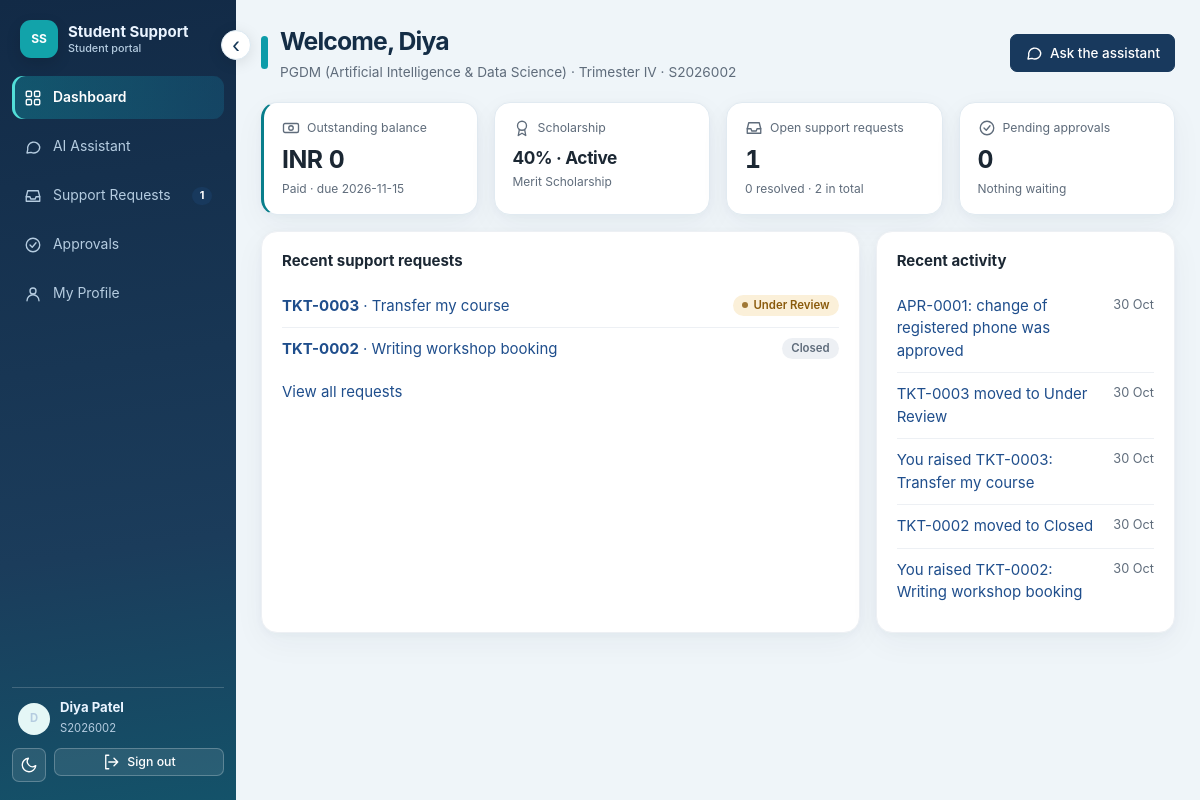
/dashboard (signed in), run on the app's committed database.
### app/models.py (models this page shows, shortened)
class User(db.Model):
    __tablename__ = "users"
    id = db.Column(db.Integer, primary_key=True)
    username = db.Column(db.String(40), unique=True, nullable=False)
    password_hash = db.Column(db.String(255), nullable=False)
    role = db.Column(db.String(20), nullable=False, default="student")  # student | admin
    display_name = db.Column(db.String(80), nullable=False)
    student_id = db.Column(db.String(20), db.ForeignKey("student_profiles.student_id"), nullable=True)
    active = db.Column(db.Boolean, nullable=False, default=True)   # False = account cannot sign in
    created_at = db.Column(db.DateTime, default=utcnow)
    is_anonymous = False
    @property
    def is_active(self):
        return bool(self.active)
    @property
    def is_authenticated(self):
        return True

class StudentProfile(db.Model):
    __tablename__ = "student_profiles"
    id = db.Column(db.Integer, primary_key=True)
    student_id = db.Column(db.String(20), unique=True, nullable=False)
    full_name = db.Column(db.String(80), nullable=False)
    programme = db.Column(db.String(120), nullable=False)
    trimester = db.Column(db.String(20), nullable=False)
    cgpa = db.Column(db.Float, nullable=False)
    email = db.Column(db.String(120), nullable=False)
    phone = db.Column(db.String(30), nullable=False)
    status = db.Column(db.String(12), nullable=False, default="active")   # active | inactive | removed (soft delete)
    created_at = db.Column(db.DateTime, default=utcnow)

class FeeRecord(db.Model):
    __tablename__ = "fee_records"
    id = db.Column(db.Integer, primary_key=True)
    student_id = db.Column(db.String(20), db.ForeignKey("student_profiles.student_id"), nullable=False, index=True)
    term = db.Column(db.String(40), nullable=False)
    total_fee = db.Column(db.Integer, nullable=False)
    paid = db.Column(db.Integer, nullable=False)
    due_date = db.Column(db.String(12), nullable=False)
    status = db.Column(db.String(30), nullable=False)  # Paid | Partially paid | Overdue
    @property
    def outstanding(self):
        return self.total_fee - self.paid

class ScholarshipRecord(db.Model):
    __tablename__ = "scholarship_records"
    id = db.Column(db.Integer, primary_key=True)
    student_id = db.Column(db.String(20), db.ForeignKey("student_profiles.student_id"), nullable=False, index=True)
    name = db.Column(db.String(80), nullable=False)
    percent = db.Column(db.Integer, nullable=False)
    status = db.Column(db.String(30), nullable=False)  # Active | Under review | Not applied
    condition = db.Column(db.String(200), nullable=False)
    next_review = db.Column(db.String(12), nullable=True)

class SupportTicket(db.Model):
    __tablename__ = "support_tickets"
    id = db.Column(db.Integer, primary_key=True)
    ticket_ref = db.Column(db.String(20), unique=True, nullable=False)
    student_id = db.Column(db.String(20), db.ForeignKey("student_profiles.student_id"), nullable=False, index=True)
    category = db.Column(db.String(30), nullable=False)
    subject = db.Column(db.String(120), nullable=False)
    description = db.Column(db.Text, nullable=False)
    status = db.Column(db.String(20), nullable=False, default="Open")
    created_at = db.Column(db.DateTime, default=utcnow, nullable=False)
    idempotency_key = db.Column(db.String(64), nullable=False)
    updated_at = db.Column(db.DateTime, default=utcnow)
    resolved_at = db.Column(db.DateTime, nullable=True)
    last_response = db.Column(db.Text, nullable=True)          # latest administrator response shown to the student
    source = db.Column(db.String(12), nullable=False, default="web")   # web | assistant
    __table_args__ = (UniqueConstraint("student_id", "idempotency_key", name="uq_ticket_idem"),)

class ApprovalRequest(db.Model):
    __tablename__ = "approval_requests"
    id = db.Column(db.Integer, primary_key=True)
    approval_ref = db.Column(db.String(20), unique=True, nullable=False)
    requester_user_id = db.Column(db.Integer, db.ForeignKey("users.id"), nullable=False, index=True)
    student_id = db.Column(db.String(20), db.ForeignKey("student_profiles.student_id"), nullable=False, index=True)
    action_type = db.Column(db.String(30), nullable=False, default="update_contact")
    field = db.Column(db.String(20), nullable=False)       # email | phone
    new_value = db.Column(db.String(120), nullable=False)
    reason = db.Column(db.String(200), nullable=True)
    status = db.Column(db.String(12), nullable=False, default="pending")  # pending | approved | rejected
    created_at = db.Column(db.DateTime, default=utcnow, nullable=False)
    decided_by_user_id = db.Column(db.Integer, db.ForeignKey("users.id"), nullable=True)
    decided_at = db.Column(db.DateTime, nullable=True)
    decision_note = db.Column(db.String(200), nullable=True)
    executed_at = db.Column(db.DateTime, nullable=True)    # set exactly once, when the change is applied
    execution_result = db.Column(db.String(200), nullable=True)
    ticket_id = db.Column(db.Integer, db.ForeignKey("support_tickets.id"), nullable=True)   # optional link to a support request
    trace_id = db.Column(db.String(32), nullable=True)

class TicketEvent(db.Model):
    __tablename__ = "ticket_events"
    id = db.Column(db.Integer, primary_key=True)
    ticket_id = db.Column(db.Integer, db.ForeignKey("support_tickets.id"), nullable=False, index=True)
    actor_user_id = db.Column(db.Integer, nullable=True)
    actor_role = db.Column(db.String(20), nullable=False)
    event_type = db.Column(db.String(20), nullable=False)   # created | status_changed | response | student_reply
    from_status = db.Column(db.String(20), nullable=True)
    to_status = db.Column(db.String(20), nullable=True)
    note = db.Column(db.Text, nullable=True)
    created_at = db.Column(db.DateTime, default=utcnow, nullable=False)

### app/routes/main.py (the view)
@bp.route("/dashboard")
@role_required("student")
def dashboard():
    sid = current_user.student_id
    return render_template("dashboard.html", profile=students.get_profile(current_user), fee=students.get_fee_status(current_user),
                           scholarship=students.get_scholarship_status(current_user), counts=tickets.counts(sid),
                           pending=ApprovalRequest.query.filter_by(student_id=sid, status="pending").count(),
                           recent=tickets.list_tickets(current_user, 5), activity=_activity(sid))

### app/security/authz.py (called while the page is built)
def require_student_scope(actor, student_id: str) -> str:
    if actor is None or not getattr(actor, "is_authenticated", False):
        raise PermissionDenied("not_authenticated")
    if actor.role == "admin":
        return "admin"
    if actor.role == "student" and actor.student_id and actor.student_id == student_id:
        return "owner"
    raise PermissionDenied("not_owner_of_record")

def role_required(*roles):
    def deco(fn):
        @wraps(fn)
        def wrapper(*a, **kw):
            if not current_user.is_authenticated:
                return abort(401) if request.path.startswith("/api/") else current_user_unauthorized()
            if current_user.role not in roles:
                from ..services import audit
                audit.record(current_user, f"access:{request.method} {request.path}", "route", request.path, "denied",
                             result="403", reason=f"role '{current_user.role}' not in {list(roles)}")
                return abort(403)
            return fn(*a, **kw)
        return wrapper
    return deco

### app/services/students.py (called while the page is built)
def _scope(actor, student_id, what, trace_id):
    sid = student_id or actor.student_id
    try:
        require_student_scope(actor, sid)
    except PermissionDenied as e:
        audit.record(actor, what, "student", sid, "denied", result="blocked", reason=e.reason, trace_id=trace_id)
        raise
    return sid

def get_profile(actor, student_id=None, trace_id=None):
    sid = _scope(actor, student_id, "view_profile", trace_id)
    return StudentProfile.query.filter_by(student_id=sid).first()

def get_fee_status(actor, student_id=None, trace_id=None):
    sid = _scope(actor, student_id, "view_fee_status", trace_id)
    rec = FeeRecord.query.filter_by(student_id=sid).order_by(FeeRecord.id.desc()).first()   # ownership-scoped query
    if not rec:
        return None
    return {"term": rec.term, "total_fee": rec.total_fee, "paid": rec.paid, "outstanding": rec.outstanding,
            "due_date": rec.due_date, "status": rec.status, "currency": "INR"}

def get_scholarship_status(actor, student_id=None, trace_id=None):
    sid = _scope(actor, student_id, "view_scholarship_status", trace_id)
    rec = ScholarshipRecord.query.filter_by(student_id=sid).order_by(ScholarshipRecord.id.desc()).first()
    if not rec:
        return None
    return {"name": rec.name, "percent": rec.percent, "status": rec.status, "condition": rec.condition,
            "next_review": rec.next_review}

### app/templates/dashboard.html (shortened to what this page needs)
{% extends "base.html" %}
{% from "_macros.html" import ic, badge, empty %}
{% block page_title %}Welcome, {{ profile.full_name.split(' ')[0] }}{% endblock %}
{% block page_sub %}{{ profile.programme }} · {{ profile.trimester }} · {{ profile.student_id }}{% endblock %}
{% block page_actions %}<a class="btn" href="{{ url_for('main.assistant') }}">{{ ic('chat') }}Ask the assistant</a>{% endblock %}
{% block content %}
<div class="grid g4">
  <a class="stat accent" href="{{ url_for('main.profile') }}#fees"><div class="label">{{ ic('money') }}Outstanding balance</div>
    <div class="value num">{% if fee %}INR {{ '{:,}'.format(fee.outstanding) }}{% else %}Not available{% endif %}</div>
    <div class="hint">{% if fee %}{{ fee.status }} · due {{ fee.due_date }}{% else %}No fee record{% endif %}</div></a>
  <a class="stat" href="{{ url_for('main.profile') }}#scholarship"><div class="label">{{ ic('award') }}Scholarship</div>
    <div class="value" style="font-size:1.15rem;margin-top:8px">{% if scholarship %}{{ scholarship.percent }}% · {{ scholarship.status }}{% else %}None{% endif %}</div>
    <div class="hint">{{ scholarship.name if scholarship else 'No scholarship on record' }}</div></a>
  <a class="stat" href="{{ url_for('main.tickets_page', status='active') }}"><div class="label">{{ ic('inbox') }}Open support requests</div><div class="value num">{{ counts.open }}</div>
    <div class="hint">{{ counts.resolved }} resolved · {{ counts.total }} in total</div></a>
  <a class="stat" href="{{ url_for('main.my_approvals') }}"><div class="label">{{ ic('check') }}Pending approvals</div><div class="value num">{{ pending }}</div>
    <div class="hint">{{ 'Waiting for staff review' if pending else 'Nothing waiting' }}</div></a>
</div>
<div class="grid g21" style="margin-top:16px">
  <section class="card">
    <h2>Recent support requests</h2>
    {% if recent %}
    <ul class="list">{% for t in recent %}
      <li><div><a href="{{ url_for('main.ticket_detail', ref=t.ticket_ref) }}"><b>{{ t.ticket_ref }}</b> · {{ t.subject }}</a>
        {% if t.last_response %}<div class="note">Reply: {{ t.last_response[:90] }}{{ '…' if t.last_response|length > 90 }}</div>{% endif %}</div>{{ badge(t.status) }}</li>{% endfor %}</ul>
    <p style="margin:10px 0 0"><a href="{{ url_for('main.tickets_page') }}">View all requests</a></p>
    {% else %}{{ empty('inbox', 'No support requests yet', 'Raise a request or ask the assistant to do it for you.') }}{% endif %}
  </section>
  <section class="card">
    <h2>Recent activity</h2>
    {% if activity %}<ul class="list">{% for a in activity %}<li><a href="{{ a.link }}">{{ a.text }}</a><span class="note nowrap">{{ a.time.strftime('%d %b') }}</span></li>{% endfor %}</ul>
    {% else %}{{ empty('clock', 'Nothing yet', 'Your requests and approvals will appear here.') }}{% endif %}
  </section>
</div>
{% endblock %}

### app/templates/base.html (shortened to what this page needs)
<!doctype html>
<html lang="en">
<head>
  <link rel="stylesheet" href="{{ url_for('static', filename='style.css') }}">
</head>
<body>
{% from "_macros.html" import ic %}
{% if current_user.is_authenticated %}
<div class="shell">
  <aside class="side" id="sidebar" aria-label="Main navigation">
    <button type="button" id="collapse-sidebar" class="sidebar-collapse" aria-label="Collapse sidebar" aria-expanded="true" title="Expand or collapse navigation">‹</button>
    <div class="brand"><span class="brand-mark">SS</span><span class="brand-text">Student Support<small>{{ 'Administration' if current_user.role == 'admin' else 'Student portal' }}</small></span></div>
    {% set ep = request.endpoint or '' %}
    <nav class="nav">
    {% if current_user.role == 'admin' %}
      <a href="{{ url_for('admin.dashboard') }}" class="{{ 'active' if ep == 'admin.dashboard' }}">{{ ic('home') }}Dashboard</a>
      <a href="{{ url_for('admin.students_page') }}" class="{{ 'active' if ep.startswith('admin.student') }}">{{ ic('users') }}Students</a>
      <a href="{{ url_for('admin.tickets_page') }}" class="{{ 'active' if ep in ('admin.tickets_page','admin.ticket_detail') }}">{{ ic('inbox') }}Support Requests{% if nav_counts.tickets %}<span class="pill" id="nav-tickets">{{ nav_counts.tickets }}</span>{% endif %}</a>
      <a href="{{ url_for('admin.approvals_page') }}" class="{{ 'active' if ep == 'admin.approvals_page' }}">{{ ic('check') }}Approvals{% if nav_counts.approvals %}<span class="pill warn" id="nav-approvals">{{ nav_counts.approvals }}</span>{% endif %}</a>
      <a href="{{ url_for('admin.performance_page') }}" class="{{ 'active' if ep in ('admin.performance_page','admin.run_detail') }}">{{ ic('chart') }}AI Performance</a>
      <a href="{{ url_for('admin.logs_page') }}" class="{{ 'active' if ep == 'admin.logs_page' }}">{{ ic('list') }}Activity Logs</a>
    {% else %}
      <a href="{{ url_for('main.dashboard') }}" class="{{ 'active' if ep == 'main.dashboard' }}">{{ ic('home') }}Dashboard</a>
      <a href="{{ url_for('main.assistant') }}" class="{{ 'active' if ep == 'main.assistant' }}">{{ ic('chat') }}AI Assistant</a>
      <a href="{{ url_for('main.tickets_page') }}" class="{{ 'active' if ep in ('main.tickets_page','main.ticket_detail') }}">{{ ic('inbox') }}Support Requests{% if nav_counts.tickets %}<span class="pill">{{ nav_counts.tickets }}</span>{% endif %}</a>
      <a href="{{ url_for('main.my_approvals') }}" class="{{ 'active' if ep == 'main.my_approvals' }}">{{ ic('check') }}Approvals{% if nav_counts.approvals %}<span class="pill warn">{{ nav_counts.approvals }}</span>{% endif %}</a>
      <a href="{{ url_for('main.profile') }}" class="{{ 'active' if ep == 'main.profile' }}">{{ ic('user') }}My Profile</a>
    {% endif %}
    </nav>
    <div class="side-foot">
      <div class="usercard"><span class="avatar">{{ current_user.display_name[:1] }}</span><div><b>{{ current_user.display_name }}</b><span>{{ 'Administrator' if current_user.role == 'admin' else current_user.student_id }}</span></div></div>
      <div style="display:flex;gap:8px">
        <button class="btn secondary small icon" type="button" id="theme-toggle" title="Switch light / dark theme" aria-label="Switch theme">{{ ic('moon') }}</button>
        <form method="post" action="{{ url_for('auth.logout') }}" style="flex:1;margin:0"><input type="hidden" name="csrf_token" value="{{ csrf_token() }}"><button class="btn secondary small" style="width:100%" type="submit">{{ ic('logout') }}Sign out</button></form>
      </div>
    </div>
  </aside>
  <div class="main">
    <header class="topbar"><div class="topbar-dot" aria-hidden="true"></div>
      <div class="grow"><h1>{% block page_title %}{% endblock %}</h1><p class="sub">{% block page_sub %}{% endblock %}</p></div>
      <div>{% block page_actions %}{% endblock %}</div>
    </header>
    <main class="content">{% block content %}{% endblock %}</main>
  </div>
</div>
{% else %}
{% block public %}{% endblock %}
{% endif %}
</body>
</html>

### app/templates/_macros.html (shortened to what this page needs)
{% macro ic(name) %}<svg class="ic" aria-hidden="true"><use href="#i-{{ name }}"/></svg>{% endmacro %}
{% macro badge(s) %}{% set cls = {'Open':'b-info','Under Review':'b-warn','Awaiting Student':'b-warn','Resolved':'b-ok','Rejected':'b-bad','Closed':'b-plain',
 'pending':'b-warn','approved':'b-ok','rejected':'b-bad','active':'b-ok','inactive':'b-warn','removed':'b-bad','Paid':'b-ok','Partially paid':'b-warn','Overdue':'b-bad','Unpaid':'b-warn',
 'Active':'b-ok','Under review':'b-warn','completed':'b-ok','error':'b-bad','denied':'b-bad','allowed':'b-ok'}.get(s, '') %}<span class="badge {{ cls }}">{{ s }}</span>{% endmacro %}

### data on the page
User: role "Student portal", display_name "D", display_name "Diya Patel", role+student "S2026002"
StudentProfile: full_name "Diya", programme "PGDM (Artificial Intelligence & Data Science)", trimester "Trimester IV", student_id "S2026002"
FeeRecord: status "Paid", due_date "2026-11-15"
ScholarshipRecord: status "Active", name "Merit Scholarship"
SupportTicket: ticket_ref "TKT-0003", subject "Transfer my course", status "Under Review"
SupportTicket: ticket_ref "TKT-0002", subject "Writing workshop booking", status "Closed"
ApprovalRequest: time "30 Oct"
TicketEvent: time "30 Oct"
TicketEvent: time "30 Oct"
TicketEvent: time "30 Oct"
TicketEvent: time "30 Oct"

### other printed values
{{ nav_counts.tickets }} "1"
{{ '{:,}'.format(fee.outstanding) }} "0"
{{ scholarship.percent }} "40"
{{ counts.open }} "1"
{{ counts.resolved }} "0"
{{ counts.total }} "2"
{{ pending }} "0"
{{ 'Waiting for staff review' if pending else 'Nothing waiting' }} "Nothing waiting"
{{ a.text }} "APR-0001: change of registered phone was approved" "TKT-0003 moved to Under Review" "You raised TKT-0003: Transfer my course" "TKT-0002 moved to Closed" "You raised TKT-0002: Writing workshop booking"
